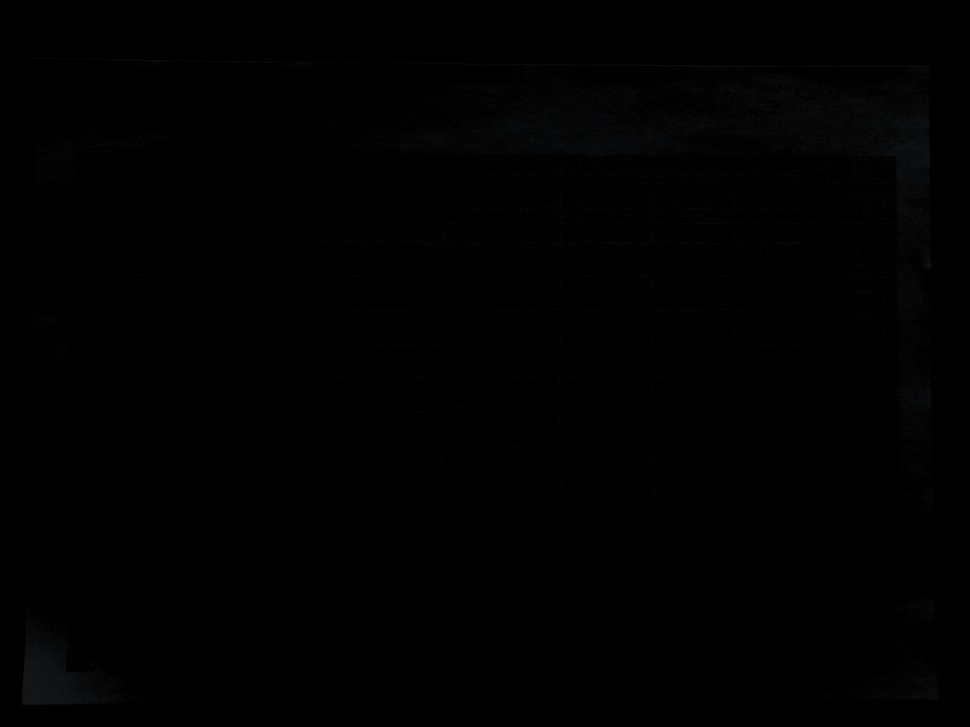
#> input picture ECG_dataset/images/img_2_page_0.jpeg, 970 x 727 px, shrunk from 4624 x 3468 before the run, found by its file name; its folder holds only this picture in this run
$ jupyter execute image_processing.ipynb
#> lines starting #> are read from the running program, lines starting #| are printed output that depends on the picture
# Task
Augment the brightness of ECG images located at `/content/drive/MyDrive/ECG_Project/ECG_dataset/images` using an adaptive brightness model that employs HSV color space conversion, Contrast Limited Adaptive Histogram Equalization (CLAHE), and global brightness normalization to enhance waveform visibility. Save the augmented images to a new directory in Google Drive and provide a detailed summary of the implemented workflow and its effectiveness.

## Mount Google Drive

### Subtask:
Mount Google Drive to access the ECG image dataset from the specified path: '/content/drive/MyDrive/ECG_Project/ECG_dataset/images'.

**Reasoning**:
Mount Google Drive to access the ECG image dataset as per the instructions.

[cell 1]
from google.colab import drive
drive.mount('/content/drive')

## Load ECG Images

### Subtask:
Load all colored ECG images from the provided Google Drive path into memory for processing. Ensure images are loaded in a format suitable for image manipulation (e.g., using OpenCV or PIL).

**Reasoning**:
To load the ECG images, I will import the necessary libraries, define the image directory, and then iterate through the files to load each image using OpenCV, storing them in a list as instructed.

[cell 2]
import cv2
import os

# Define the path to the ECG image dataset
image_dir = '/content/drive/MyDrive/ECG_Project/ECG_dataset/images'

# Create an empty list to store the loaded images
ecg_images = []

# Iterate through all files in the specified directory
for filename in os.listdir(image_dir):
    if filename.endswith(('.png', '.jpg', '.jpeg')):
        # Construct the full path to the image file
        img_path = os.path.join(image_dir, filename)

        # Load the image using cv2.imread()
        img = cv2.imread(img_path)
#> img is the input picture: shape (727, 970, 3); mean B, G, R 0.7, 0.7, 0.7

        # Check if the image was loaded successfully
        if img is not None:
            # Append the loaded image to the list
            ecg_images.append(img)
        else:
            print(f"Warning: Could not load image {filename}")

print(f"Loaded {len(ecg_images)} ECG images.")
#| Loaded 1 ECG images.

## Implement Adaptive Brightness Augmentation Model

### Subtask:
Develop and apply an adaptive brightness augmentation pipeline. For each image, convert it to the HSV color space to isolate the brightness (Value) channel. Apply Contrast Limited Adaptive Histogram Equalization (CLAHE) to the Value channel to enhance local contrast and brightness, ensuring ECG waveforms are clearly visible regardless of original brightness. Implement an additional global brightness normalization step to achieve a more uniform overall brightness level across all augmented images. Finally, recombine the modified Value channel with the original Hue and Saturation channels and convert the image back to RGB.

**Reasoning**:
I will implement the adaptive brightness augmentation pipeline as instructed, iterating through each loaded ECG image, converting it to HSV, applying CLAHE to the V channel, performing global brightness normalization, and then converting back to BGR before storing the augmented image.

[cell 3]
augmented_ecg_images = []

for img in ecg_images:
    # 3. Convert BGR to HSV color space
    hsv = cv2.cvtColor(img, cv2.COLOR_BGR2HSV)

    # 4. Split the HSV image into H, S, V channels
    h, s, v = cv2.split(hsv)

    # 5. Create a CLAHE object
    clahe = cv2.createCLAHE(clipLimit=2.0, tileGridSize=(8, 8))

    # 6. Apply CLAHE to the V channel
    v_clahe = clahe.apply(v)

    # 7. Implement global brightness normalization on the CLAHE-enhanced V channel
    # Normalize the V channel to the full 0-255 range after CLAHE
    v_normalized = cv2.normalize(v_clahe, None, 0, 255, cv2.NORM_MINMAX)

    # 8. Merge the original H and S channels with the processed V channel
    merged_hsv = cv2.merge([h, s, v_normalized])

    # 9. Convert the merged HSV image back to BGR color space
    augmented_img = cv2.cvtColor(merged_hsv, cv2.COLOR_HSV2BGR)

    # 10. Append the resulting augmented BGR image to the list
    augmented_ecg_images.append(augmented_img)
#> this loop made 1 pass
#> pass 1, `h, s, v = cv2.split(hsv)`:
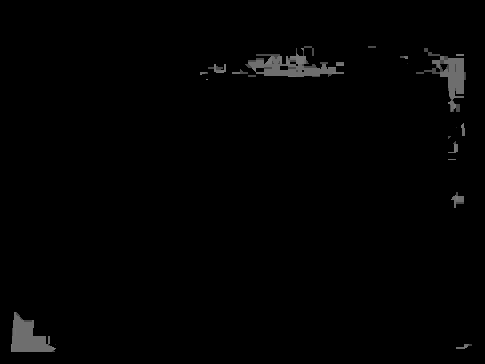
#> h: shape (727, 970) (shown at 1/2 size); min 0, max 120, mean 2.3
#> pass 1, `h, s, v = cv2.split(hsv)`:
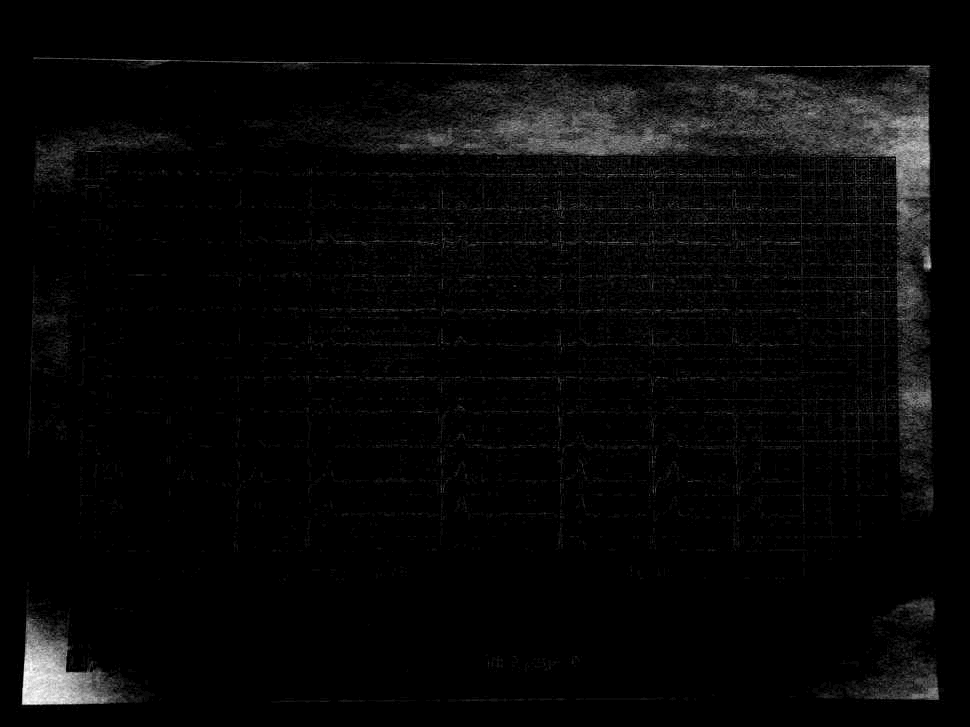
#> v: shape (727, 970); min 0, max 25, mean 0.7; drawn with min black and max white
#> (the rest of the program and of its run is left out)
